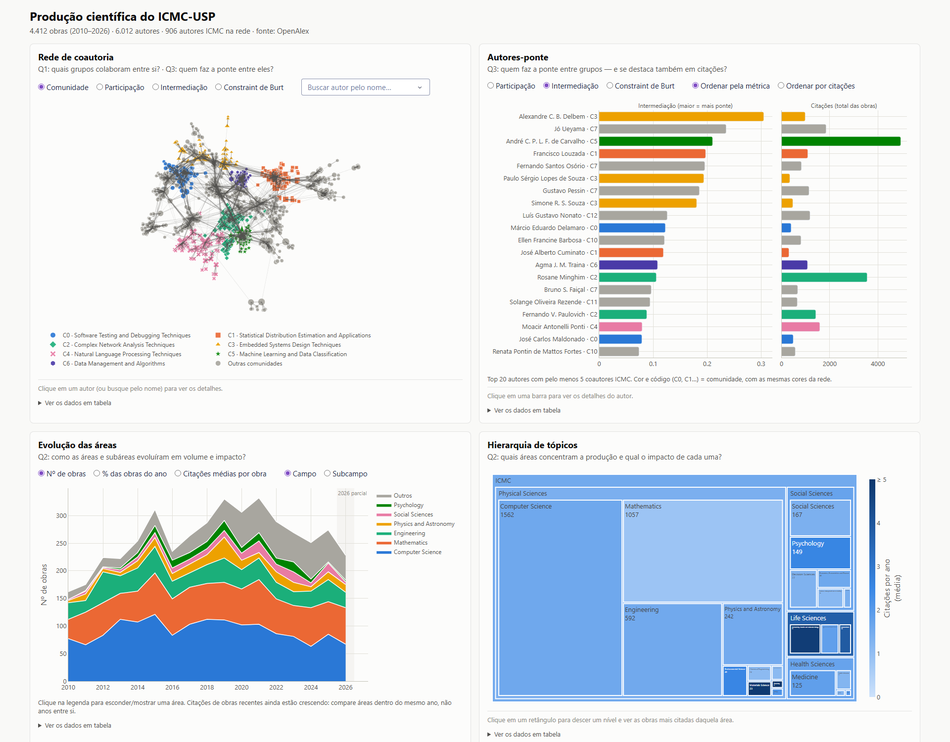
#> input picture report/entrega1/figuras/app_visao_geral.png, 950 x 742 px, shrunk from 1920 x 1500 before the run
$ python simular_daltonismo.py ../../report/entrega1/figuras/app_visao_geral.png
#> lines starting #> are read from the running program, lines starting #| are printed output that depends on the picture
import argparse
from pathlib import Path
import numpy as np
from PIL import Image

MATRIZES = {
    "protanopia": [[0.152286, 1.052583, -0.204868],
                   [0.114503, 0.786281, 0.099216],
                   [-0.003882, -0.048116, 1.051998]],
    "deuteranopia": [[0.367322, 0.860646, -0.227968],
                     [0.280085, 0.672501, 0.047413],
                     [-0.011820, 0.042940, 0.968881]],
    "tritanopia": [[1.255528, -0.076749, -0.178779],
                   [-0.078411, 0.930809, 0.147602],
                   [0.004733, 0.691367, 0.303900]],
}

def srgb_para_linear(c):
    return np.where(c <= 0.04045, c / 12.92, ((c + 0.055) / 1.055) ** 2.4)

def linear_para_srgb(c):
    return np.where(c <= 0.0031308, c * 12.92, 1.055 * c ** (1 / 2.4) - 0.055)

def simular(imagem, matriz):
    rgb = np.asarray(imagem.convert("RGB"), dtype=np.float64) / 255
    linear = srgb_para_linear(rgb)
    simulado = np.clip(linear @ np.array(matriz).T, 0, 1)
    return Image.fromarray(np.round(linear_para_srgb(simulado) * 255).astype(np.uint8))

def main():
    parser = argparse.ArgumentParser(description="Simulação de daltonismo para figuras do relatório")
    parser.add_argument("imagem")
    args = parser.parse_args()
    origem = Path(args.imagem)
    imagem = Image.open(origem)
#> imagem is the input picture: PIL image 950x742 RGB; mean R, G, B 222.1, 228.6, 233.7
    for tipo, matriz in MATRIZES.items():
        destino = origem.with_name(f"{origem.stem}_{tipo}.png")
        simular(imagem, matriz).save(destino)
        print("gerado:", destino)
#> this loop made 3 passes
#> pass 1, in simular, `linear = srgb_para_linear(rgb)`:
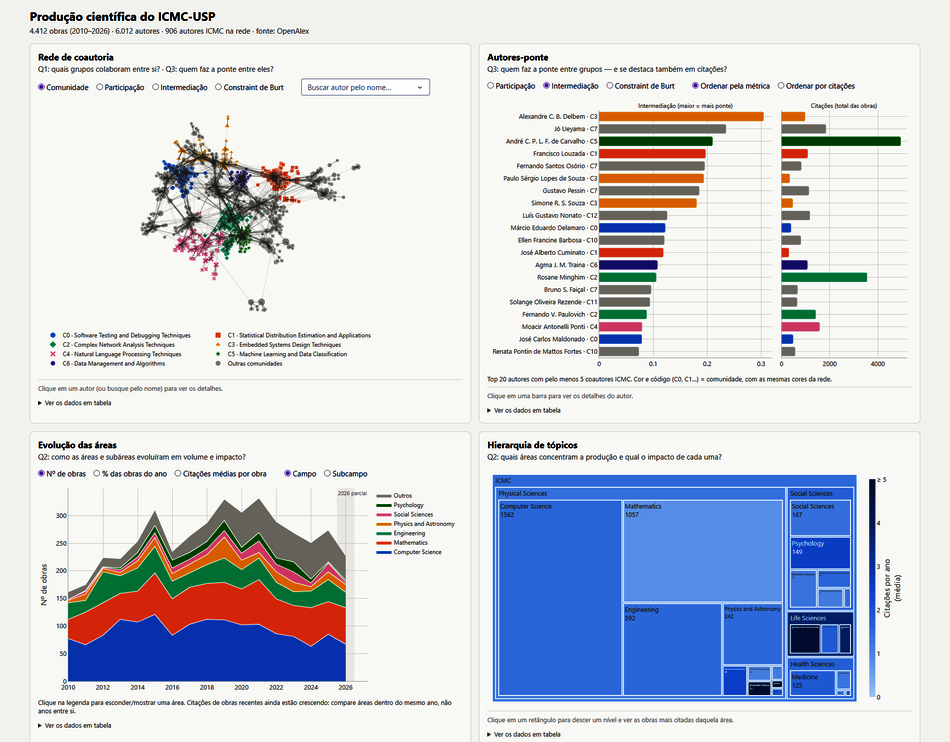
#> linear: shape (742, 950, 3) float64; mean R, G, B 0.802, 0.818, 0.86
#> pass 1, in simular, `simulado = np.clip(linear @ np.array(matriz).T, 0, 1)`:
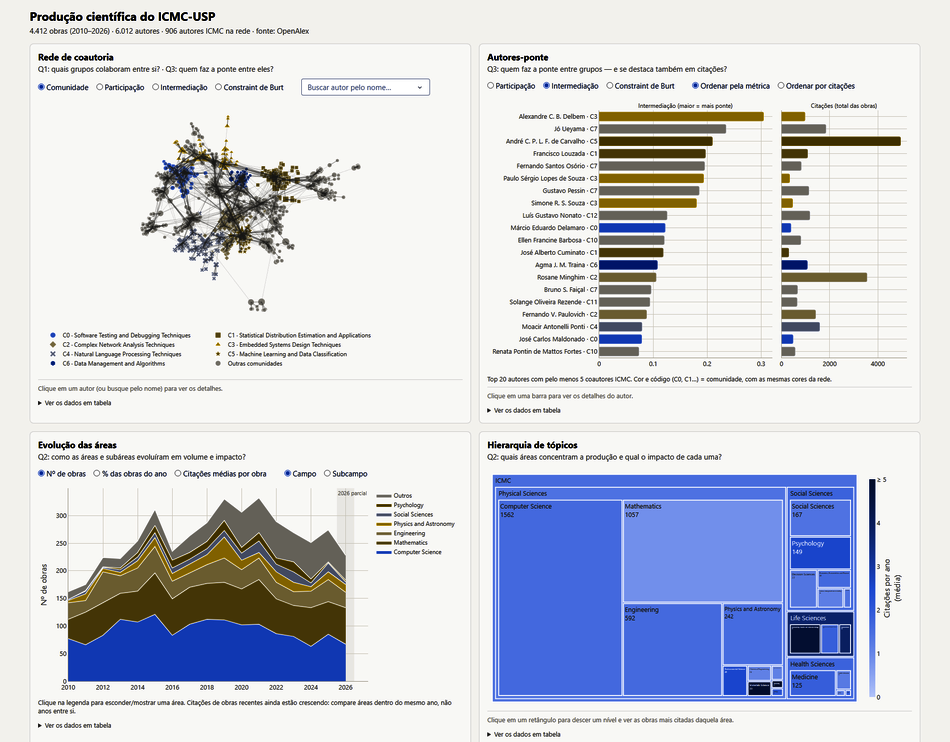
#> simulado: shape (742, 950, 3) float64; mean R, G, B 0.807, 0.821, 0.862
#> pass 1, in main, `simular(imagem, matriz).save(destino)`:
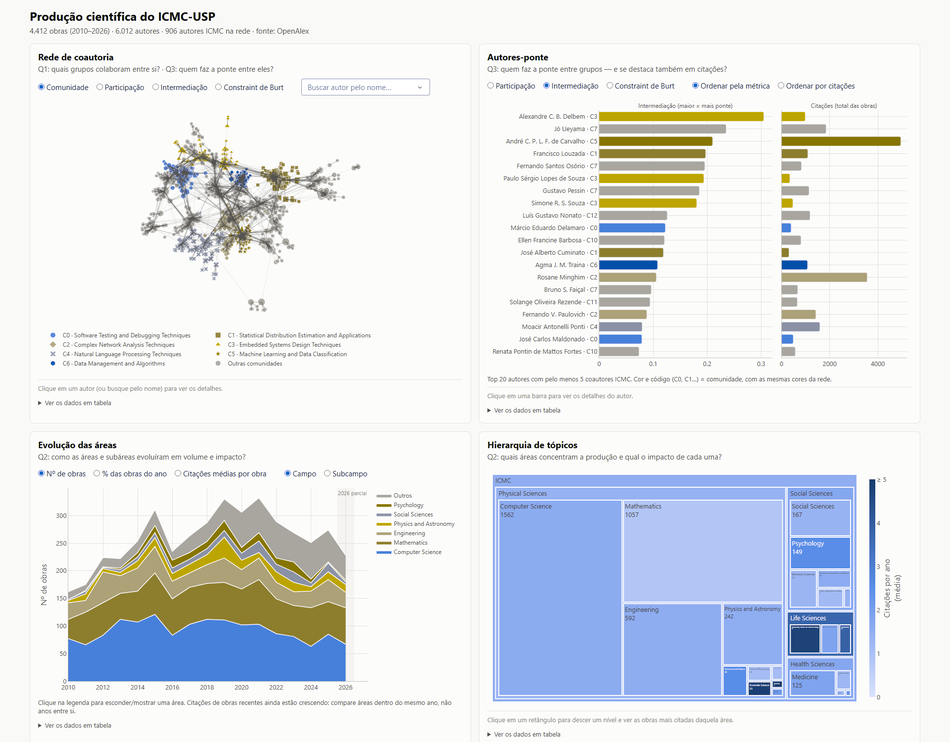
#> saved as app_visao_geral_protanopia.png: PIL image 950x742 RGB; mean R, G, B 225.5, 229.4, 233.9

if __name__ == "__main__":
    main()
